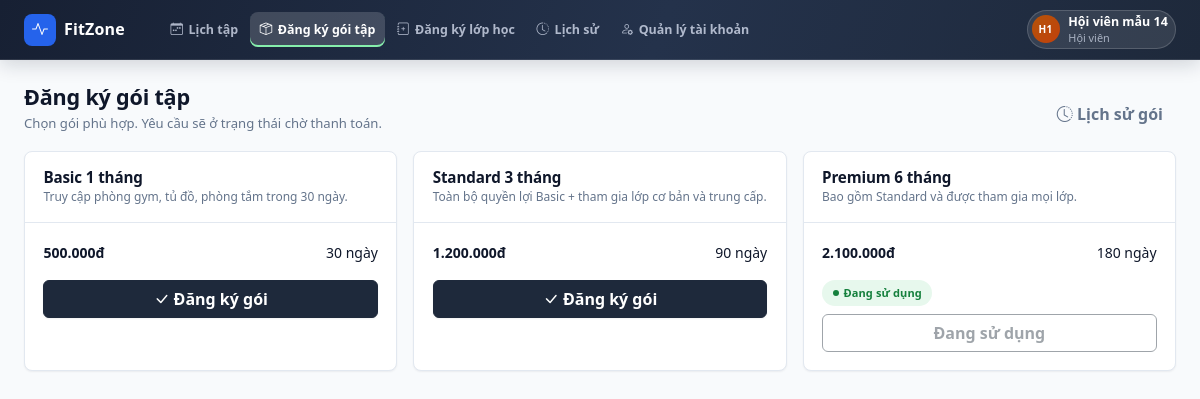
The page /customer/package-registration.php (signed in) on the database its author committed.
### tables this page shows
CREATE TABLE `hoi_vien` (
  `id` int(10) unsigned NOT NULL AUTO_INCREMENT,
  `tai_khoan_id` int(10) unsigned DEFAULT NULL,
  `ho_ten` varchar(100) NOT NULL,
  `sdt` varchar(15) NOT NULL,
  `email` varchar(100) NOT NULL,
  `gioi_tinh` varchar(10) DEFAULT NULL,
  `ngay_sinh` date DEFAULT NULL,
  `dia_chi` varchar(255) DEFAULT NULL,
  `ghi_chu` text DEFAULT NULL,
  `chieu_cao` decimal(5,1) DEFAULT NULL,
  `can_nang` decimal(5,1) DEFAULT NULL,
  `muc_tieu` varchar(100) DEFAULT NULL,
  `trang_thai` varchar(20) NOT NULL DEFAULT 'hoat_dong',
  `deleted_at` datetime DEFAULT NULL,
  `created_at` datetime NOT NULL DEFAULT current_timestamp(),
  `updated_at` datetime NOT NULL DEFAULT current_timestamp() ON UPDATE current_timestamp(),
  PRIMARY KEY (`id`),
  UNIQUE KEY `uq_hoi_vien_email` (`email`),
  KEY `fk_hoi_vien_tai_khoan` (`tai_khoan_id`),
  CONSTRAINT `fk_hoi_vien_tai_khoan` FOREIGN KEY (`tai_khoan_id`) REFERENCES `tai_khoan` (`id`) ON DELETE SET NULL
);

CREATE TABLE `tai_khoan` (
  `id` int(10) unsigned NOT NULL AUTO_INCREMENT,
  `ten_dang_nhap` varchar(50) NOT NULL,
  `mat_khau` varchar(255) NOT NULL,
  `ho_ten` varchar(100) NOT NULL,
  `vai_tro` varchar(20) NOT NULL DEFAULT 'customer',
  `trang_thai` tinyint(1) NOT NULL DEFAULT 1,
  `created_at` datetime NOT NULL DEFAULT current_timestamp(),
  PRIMARY KEY (`id`),
  UNIQUE KEY `uq_tai_khoan_ten` (`ten_dang_nhap`)
);

CREATE TABLE `goi_tap` (
  `id` int(10) unsigned NOT NULL AUTO_INCREMENT,
  `ten_goi` varchar(100) NOT NULL,
  `thoi_han_ngay` int(11) NOT NULL,
  `gia` bigint(20) NOT NULL,
  `mo_ta` text DEFAULT NULL,
  `cap_do` varchar(20) NOT NULL DEFAULT 'basic',
  `trang_thai` varchar(20) NOT NULL DEFAULT 'dang_ban',
  `deleted_at` datetime DEFAULT NULL,
  `created_at` datetime NOT NULL DEFAULT current_timestamp(),
  `updated_at` datetime NOT NULL DEFAULT current_timestamp() ON UPDATE current_timestamp(),
  PRIMARY KEY (`id`)
);

### common/partials/sidebar.php (called while the page is built, shortened)
<span class="brand-mark"><?= icon('activity') ?></span>

### common/functions.php (called while the page is built, shortened)
<?php
function common_root_url(): string
{
    $script = str_replace('\\', '/', (string) ($_SERVER['SCRIPT_NAME'] ?? ''));
    $directory = trim(basename(dirname($script)), '/');
    if (in_array($directory, ['admin', 'customer', 'instructor', 'common'], true)) {
        return rtrim(dirname(dirname($script)), '/');
    }
    return rtrim(dirname($script), '/');
}
function common_url(string $path = '/'): string
{
    $path = '/' . ltrim($path, '/');
    $map = [
        '/' => '/index.php',
        '/login' => '/login.php',
        '/register' => '/register.php',
        '/admin' => '/admin/index.php',
        '/customer' => '/customer/index.php',
        '/instructor' => '/instructor/index.php',
    ];
    if (isset($map[$path])) {
        $path = $map[$path];
    } elseif (
        !str_contains($path, '.')
        && !str_contains($path, '#')
        && !str_starts_with($path, '/common/')
    ) {
        $path .= '.php';
    }
    return common_root_url() . $path;
}
function url(string $path = '/'): string
{
    return common_url($path);
}
function e(mixed $value): string
{
    return htmlspecialchars((string) $value, ENT_QUOTES, 'UTF-8');
}

### common/menus/customer.php (called while the page is built)
<?php
return [
    ['group' => 'Luyện tập'],
    ['label' => 'Lịch tập', 'icon' => 'calendar-week', 'href' => '/customer', 'key' => 'schedule'],
    ['label' => 'Đăng ký gói tập', 'icon' => 'box-seam', 'href' => '/customer/package-registration', 'key' => 'package-registration'],
    ['label' => 'Đăng ký lớp học', 'icon' => 'journal-plus', 'href' => '/customer/class-registration', 'key' => 'class-registration'],
    ['label' => 'Lịch sử', 'icon' => 'clock-history', 'href' => '/customer/history', 'key' => 'history'],
    ['group' => 'Tài khoản'],
    ['label' => 'Quản lý tài khoản', 'icon' => 'person-gear', 'href' => '/customer/account', 'key' => 'account'],
];

### common/data/user.php (called while the page is built, shortened)
<?php
if (!function_exists('app_user')) {
    function app_user(string $role): array
    {
        $labels = [
            'admin' => 'Quản trị viên',
            'instructor' => 'Giáo viên',
            'customer' => 'Hội viên',
        ];
        $name = '';
        $email = '';
        $account = common_user();
        if ($account) {
            $name = (string) $account['ho_ten'];
            $id = (int) $account['id'];
            $conn = view_db();
            if ($role === 'instructor') {
                $stmt = $conn->prepare('SELECT email FROM giao_vien WHERE tai_khoan_id = ? LIMIT 1');
            } elseif ($role === 'customer') {
                $stmt = $conn->prepare('SELECT email FROM hoi_vien WHERE tai_khoan_id = ? LIMIT 1');
            } else {
                $stmt = null;
            }
            if ($stmt) {
                $stmt->bind_param('i', $id);
                $stmt->execute();
                $profile = $stmt->get_result()->fetch_assoc();
                $email = (string) ($profile['email'] ?? '');
            }
        }
        return [
            'name'  => $name,
            'sub'   => $labels[$role] ?? 'Thành viên',
            'email' => $email,
        ];
    }
}

### common/bootstrap.php (called while the page is built, shortened)
<?php
require_once __DIR__ . '/functions.php';
require_once __DIR__ . '/components/ui.php';
function common_db(): mysqli
{
    static $db = null;
    if ($db === null) {
        $db = require __DIR__ . '/mysql/connect_mysql.php';
    }
    return $db;
}
function common_user(): ?array
{
    $id = (int) ($_SESSION['tai_khoan_id'] ?? 0);
    $stmt = common_db()->prepare(
        'SELECT id, ten_dang_nhap, ho_ten, vai_tro, trang_thai FROM tai_khoan WHERE id = ? LIMIT 1'
    );
    $stmt->bind_param('i', $id);
    $stmt->execute();
    $user = $stmt->get_result()->fetch_assoc() ?: null;
    return $user;
}

### common/data/customer.php (called while the page is built, shortened)
<?php
function view_member_id(): int
{
    $conn = view_db();
    $accountId = view_current_account_id();
    if ($accountId > 0) {
        $stmt = $conn->prepare(
            'SELECT id FROM hoi_vien
              WHERE tai_khoan_id = ? AND trang_thai = "hoat_dong" AND deleted_at IS NULL
              LIMIT 1'
        );
        $stmt->bind_param('i', $accountId);
        $stmt->execute();
        $row = $stmt->get_result()->fetch_assoc();
        if ($row) {
            return (int) $row['id'];
        }
    }
    return 0;
}
function data_current_member(): array
{
    $conn = view_db();
    $id = view_member_id();
    $stmt = $conn->prepare(
        'SELECT id, ho_ten, sdt, email, gioi_tinh, ngay_sinh, chieu_cao, can_nang, muc_tieu,
                DATE_FORMAT(created_at, "%d/%m/%Y") AS joined, trang_thai
           FROM hoi_vien WHERE id = ? LIMIT 1'
    );
    $stmt->bind_param('i', $id);
    $stmt->execute();
    $row = $stmt->get_result()->fetch_assoc();
    $package = $conn->prepare(
        'SELECT gt.ten_goi, gt.cap_do, DATE_FORMAT(d.ngay_ket_thuc, "%d/%m/%Y") AS het_han
           FROM dang_ky_goi d JOIN goi_tap gt ON gt.id = d.goi_tap_id AND gt.deleted_at IS NULL
          WHERE d.hoi_vien_id = ? AND d.trang_thai = "da_thanh_toan"
            AND d.ngay_bat_dau <= CURDATE() AND d.ngay_ket_thuc >= CURDATE()
          ORDER BY CASE gt.cap_do WHEN "premium" THEN 3 WHEN "standard" THEN 2 ELSE 1 END DESC,
                   d.ngay_ket_thuc DESC LIMIT 1'
    );
    $package->bind_param('i', $id);
    $package->execute();
    $pkg = $package->get_result()->fetch_assoc();
    $row['package'] = $pkg['ten_goi'] ?? '—';
    $row['package_level'] = $pkg['cap_do'] ?? 'basic';
    $row['package_expiry'] = $pkg['het_han'] ?? '—';
    return $row;
}

### common/data/common.php (called while the page is built, shortened)
<?php
function view_db(): mysqli
{
    return common_db();
}
function view_current_account_id(): int
{
    return (int) ($_SESSION['tai_khoan_id'] ?? 0);
}
function view_cast_ints(array $rows, array $keys): array
{
    foreach ($rows as &$row) {
        foreach ($keys as $key) {
            if (isset($row[$key])) {
                $row[$key] = (int) $row[$key];
            }
        }
    }
    return $rows;
}

### common/data/shared.php (called while the page is built, shortened)
<?php
function data_packages(): array
{
    $sql = "
        SELECT gt.id, gt.ten_goi AS name, gt.thoi_han_ngay AS days, gt.gia AS price, gt.cap_do AS level,
               (SELECT COUNT(*) FROM dang_ky_goi d
                 WHERE d.goi_tap_id = gt.id AND d.trang_thai = 'da_thanh_toan') AS sold,
               gt.trang_thai AS status, gt.mo_ta AS `desc`
        FROM goi_tap gt
        WHERE gt.deleted_at IS NULL
        ORDER BY gt.id
    ";
    return view_cast_ints(view_db()->query($sql)->fetch_all(MYSQLI_ASSOC), ['id', 'days', 'price', 'sold']);
}

### customer/package-registration.php (the view, shortened to what this page needs)
<?php
require __DIR__ . '/../common/bootstrap.php';
$menu = require __DIR__ . '/../common/menus/customer.php';
$appRole = 'customer';
$activeMenu = 'package-registration';
$packages = array_values(array_filter(
    data_packages(),
    static fn (array $package): bool => $package['status'] === 'dang_ban'
));
$memberId = (int) (data_current_member()['id'] ?? 0);
$packageStates = [];
if ($memberId > 0) {
    $stmt = common_db()->prepare(
        'SELECT goi_tap_id, trang_thai, ngay_ket_thuc FROM dang_ky_goi WHERE hoi_vien_id = ?'
    );
    $stmt->bind_param('i', $memberId);
    $stmt->execute();
    $rows = $stmt->get_result()->fetch_all(MYSQLI_ASSOC);
    $today = date('Y-m-d');
    foreach ($rows as $row) {
        $pid = (int) $row['goi_tap_id'];
        if ($row['trang_thai'] === 'da_thanh_toan' && $row['ngay_ket_thuc'] >= $today) {
            $packageStates[$pid] = 'active';
        } elseif ($row['trang_thai'] === 'chua_thanh_toan' && ($packageStates[$pid] ?? '') !== 'active') {
            $packageStates[$pid] = 'pending';
        }
    }
}
$partials = __DIR__ . '/../common/partials';
require $partials . '/head.php';
?>
<div class="app-shell">
    <?php require $partials . '/sidebar.php'; ?>
    <div class="app-main">
        <?php require $partials . '/topbar.php'; ?>
        <main class="app-content" id="main-content">
            <div class="page-head">
                <div>
                    <h1>Đăng ký gói tập</h1>
                    <p>Chọn gói phù hợp. Yêu cầu sẽ ở trạng thái chờ thanh toán.</p>
                </div>
                <div class="page-head-actions">
                    <a class="btn btn-ghost" href="<?= e(url('/customer/history')) ?>"><?= icon('clock-history') ?> Lịch sử gói</a>
                </div>
            </div>
            <div class="row g-3">
                <?php foreach ($packages as $package): $state = $packageStates[(int) $package['id']] ?? ''; ?>
                    <div class="col-md-6 col-xl-4" data-package-card data-package-id="<?= (int) $package['id'] ?>">
                        <article class="app-card h-100">
                            <div class="app-card-header">
                                <div>
                                    <h2><?= e($package['name']) ?></h2>
                                    <p class="sub"><?= e($package['desc']) ?></p>
                                </div>
                            </div>
                            <div class="app-card-body">
                                <div class="d-flex justify-content-between mb-3">
                                    <strong><?= e(money($package['price'])) ?></strong>
                                    <span><?= (int) $package['days'] ?> ngày</span>
                                </div>
                                <span data-package-action>
                                    <?php if ($state === 'active'): ?>
                                        <span class="badge-status success">Đang sử dụng</span>
                                        <button class="btn btn-outline-secondary w-100 mt-2" type="button" disabled>Đang sử dụng</button>
                                    <?php elseif ($state === 'pending'): ?>
                                        <span class="badge-status warning">Chờ thanh toán</span>
                                        <button class="btn btn-outline-secondary w-100 mt-2" type="button" disabled>Chờ thanh toán</button>
                                    <?php else: ?>
                                        <button class="btn btn-primary w-100" type="button"
                                                data-package-register="<?= (int) $package['id'] ?>"
                                                data-package-name="<?= e($package['name']) ?>">
                                            <?= icon('check-lg') ?> Đăng ký gói
                                        </button>
                                    <?php endif; ?>
                                </span>
                            </div>
                        </article>
                    </div>
                <?php endforeach; ?>
            </div>
        </main>
    </div>
</div>
<?php require $partials . '/foot.php'; ?>

### common/partials/topbar.php (shortened to what this page needs)
<?php
require_once __DIR__ . '/../data/user.php';
$user = app_user($appRole);
$accountHref = '/' . $appRole . '/account';
?>
<header class="app-topbar">
    <a class="app-topbar-brand" href="<?= e(url('/' . $appRole)) ?>">
        <span class="brand-mark"><?= icon('activity') ?></span>
        <span>FitZone</span>
    </a>
    <nav class="app-topbar-nav" aria-label="Điều hướng chính">
        <?php foreach ($menu as $item): ?>
            <?php if (isset($item['group'])) continue; ?>
            <a class="app-topbar-link<?= $activeMenu === $item['key'] ? ' active' : '' ?>"
               href="<?= e(url($item['href'])) ?>"
               <?= $activeMenu === $item['key'] ? 'aria-current="page"' : '' ?>>
                <?= icon($item['icon']) ?>
                <span><?= e($item['label']) ?></span>
            </a>
        <?php endforeach; ?>
    </nav>
    <a class="app-user text-decoration-none" href="<?= e(url($accountHref)) ?>" aria-label="Mở trang quản lý tài khoản">
        <?= avatar($user['name'], 'avatar-sm') ?>
        <span class="app-user-meta">
            <strong><?= e($user['name']) ?></strong>
            <span><?= e($user['sub']) ?></span>
        </span>
    </a>
</header>

### common/components/ui.php (shortened to what this page needs)
<?php
if (!function_exists('icon')) {
    function icon(string $name, string $class = ''): string
    {
        $name = preg_replace('/[^a-z0-9-]/i', '', $name) ?: 'circle';
        return '<i class="bi bi-' . e($name) . ($class !== '' ? ' ' . e($class) : '') . '" aria-hidden="true"></i>';
    }
}
if (!function_exists('initials')) {
    function initials(string $name): string
    {
        $parts = preg_split('/\s+/u', trim($name)) ?: [];
        $parts = array_values(array_filter($parts, static fn ($p) => $p !== ''));
        $last = $parts[count($parts) - 1];
        $first = $parts[0];
        $initials = mb_substr($first, 0, 1, 'UTF-8');
        if (count($parts) > 1) {
            $initials .= mb_substr($last, 0, 1, 'UTF-8');
        }
        return mb_strtoupper($initials, 'UTF-8');
    }
}
if (!function_exists('avatar')) {
    function avatar(string $name, string $size = '', string $extra = ''): string
    {
        $palette = ['alt-1', 'alt-2', 'alt-3', 'alt-4', 'alt-5'];
        $alt = $palette[abs(crc32($name)) % count($palette)];
        $classes = trim('avatar ' . $alt . ($size !== '' ? ' ' . $size : '') . ($extra !== '' ? ' ' . $extra : ''));
        return '<span class="' . e($classes) . '" title="' . e($name) . '">' . e(initials($name)) . '</span>';
    }
}
if (!function_exists('money')) {
    function money(int|float $amount): string
    {
        return number_format((float) $amount, 0, ',', '.') . 'đ';
    }
}

### rows shown on the page
hoi_vien: ho_ten "H1"
tai_khoan: ho_ten "Hội viên mẫu 14", ho_ten.email "Hội viên"
goi_tap: ten_goi "Basic 1 tháng", mo_ta "Truy cập phòng gym, tủ đồ, phòng tắm trong 30 ngày.", gia "500.000đ", thoi_han_ngay "30"
goi_tap: ten_goi "Standard 3 tháng", mo_ta "Toàn bộ quyền lợi Basic + tham gia lớp cơ bản và trung cấp.", gia "1.200.000đ", thoi_han_ngay "90"
goi_tap: ten_goi "Premium 6 tháng", mo_ta "Bao gồm Standard và được tham gia mọi lớp.", gia "2.100.000đ", thoi_han_ngay "180", shows "Đang sử dụng"

### other values the page prints
$item['label'] "Lịch tập"
$item['label'] "Đăng ký gói tập"
$item['label'] "Đăng ký lớp học"
$item['label'] "Lịch sử"
$item['label'] "Quản lý tài khoản"
